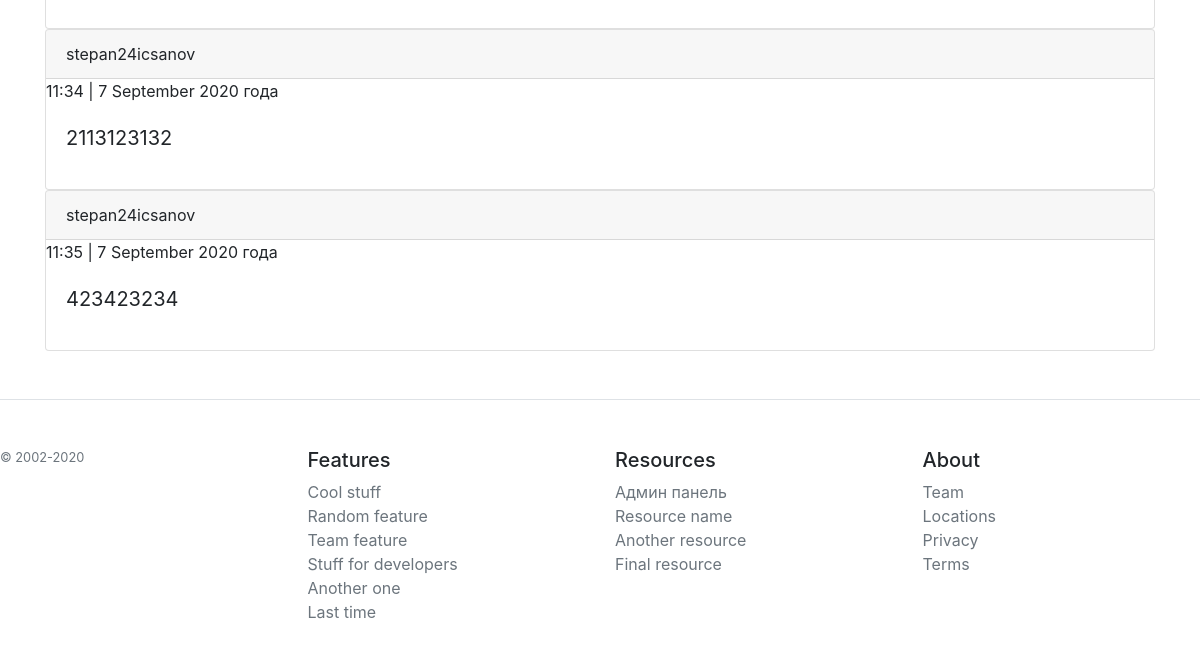
Page /articles/5 (lower part) on the earlier database version.
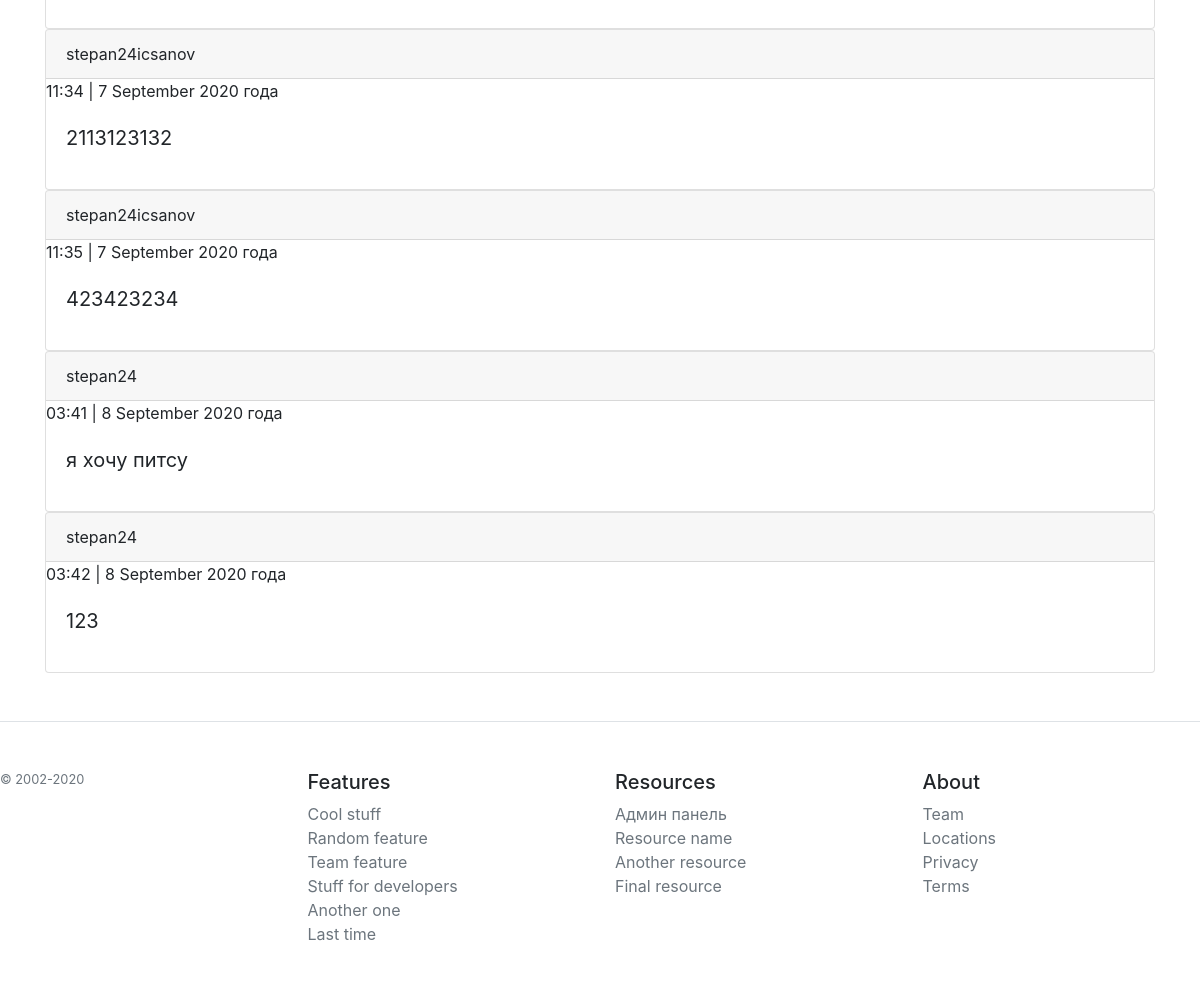
Same page on the later database version.
### webapp/models.py (models this page shows, shortened)
class Comment(db.Model):
    id_comment = db.Column(db.Integer, primary_key=True)
    post_id = db.Column(db.Integer)
    user_name = db.Column(db.String())
    text = db.Column(db.String(320))
    comment_creation_date = db.Column(db.DateTime)

### webapp/articles/articles_routes.py (the view, shortened to what this page needs)
@arti.route('/<int:post_id>', methods=['POST', 'GET'])
def show_post(post_id):
    post = Post.query.get(post_id)
    if request.method == 'GET':
        comments = Comment.query.filter_by(post_id=post_id).all()
        return render_template('/articles/article.html', post=post, comments=comments)
    comments = Comment.query.filter_by(post_id=post_id).all()
    return render_template('/articles/article.html', post=post, comments=comments)

### webapp/templates/articles/article.html (shortened to what this page needs)
{% extends 'base.html' %}
{% block body %}
<div class="comments">
{% for comment in comments %}
<div class="card">
  <div class="card-header">
    {{ comment.user_name }}
  </div>
    <div>{{ moment(comment.comment_creation_date, local=False).format('HH:mm | D MMMM YYYY года', refresh=False) }}</div>
  <div class="card-body">
    <blockquote class="blockquote mb-0">
      <p>{{ comment.text }}</p>
    </blockquote>
  </div>
</div>
{% endfor %}
</div>
{% endblock %}

### webapp/templates/base.html (shortened to what this page needs)
<!DOCTYPE html>
<html lang="en">
<head>
  <link rel="stylesheet" href="https://stackpath.bootstrapcdn.com/bootstrap/4.5.1/css/bootstrap.min.css">
</head>
<body>
<div class="container">
    {% block row %}
      {% block body %}
      {% endblock %}
    {% endblock %}
</div>
  <footer class="pt-4 my-md-5 pt-md-5 border-top">
    <div class="row">
      <div class="col-12 col-md">
        <small class="d-block mb-3 text-muted">© 2002-2020</small>
      </div>
      <div class="col-6 col-md">
        <h5>Features</h5>
        <ul class="list-unstyled text-small">
          <li><a class="text-muted" href="#">Cool stuff</a></li>
          <li><a class="text-muted" href="#">Random feature</a></li>
          <li><a class="text-muted" href="#">Team feature</a></li>
          <li><a class="text-muted" href="#">Stuff for developers</a></li>
          <li><a class="text-muted" href="#">Another one</a></li>
          <li><a class="text-muted" href="#">Last time</a></li>
        </ul>
      </div>
      <div class="col-6 col-md">
        <h5>Resources</h5>
        <ul class="list-unstyled text-small">
          <li><a class="text-muted" href="/admin">Админ панель</a></li>
          <li><a class="text-muted" href="#">Resource name</a></li>
          <li><a class="text-muted" href="#">Another resource</a></li>
          <li><a class="text-muted" href="#">Final resource</a></li>
        </ul>
      </div>
      <div class="col-6 col-md">
        <h5>About</h5>
        <ul class="list-unstyled text-small">
          <li><a class="text-muted" href="#">Team</a></li>
          <li><a class="text-muted" href="#">Locations</a></li>
          <li><a class="text-muted" href="#">Privacy</a></li>
          <li><a class="text-muted" href="#">Terms</a></li>
        </ul>
      </div>
    </div>
  </footer>
</body>
</html>

Differences in the rows shown:
added Comment: user_name "stepan24", comment_creation_date "03:41 | 8 September 2020 года", text "я хочу питсу"
added Comment: user_name "stepan24", comment_creation_date "03:42 | 8 September 2020 года", text "123"
